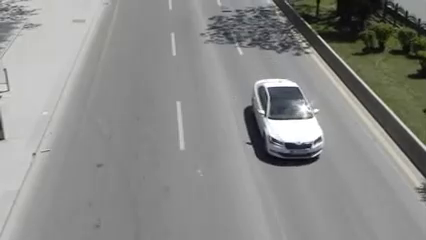
#> input picture frame 91 of Sample_Trim.mp4, 426 x 240 px, given in place of Sample3.mp4, which was not available
$ python CountingCars.py
#> lines starting #> are read from the running program, lines starting #| are printed output that depends on the picture; after the words box and inside, x2 and y2 are one past the last pixel; in counts of white or black regions, pixels touching at a corner belong together; pictures that were not available may be replaced by others from this repository, and a replacement may not be noted
import cv2
import numpy as np
import os, time, sys, math

class Vehicle(object):
    # [5 lines left out: function __init__, not called in this run]

    def last_position(self):
        return self.positions[-1]

    def add_position(self, new_position):
        self.positions.append(new_position)
        self.frames_since_seen = 0

class VehicleCounter(object):
    def __init__(self, shape, divider):
        self.height, self.width = shape
        self.divider = divider

        self.vehicles = []
        self.next_vehicle_id = 0
        self.vehicle_count = 0
        self.max_unseen_frames = 40 #threshold

    # [49 lines left out: functions get_vector, is_valid_vector, update_vehicle, not called in this run]

    def update_count(self, matches, processed):
        #ToDo: Add checking if coords is almost the same [completed]

        for vehicle in self.vehicles:
            i = self.update_vehicle(vehicle, matches)
            if i is not None:
                del matches[i]

        for match in matches:
            contour, centroid = match
            new_vehicle = Vehicle(self.next_vehicle_id, centroid)
            self.next_vehicle_id += 1
            self.vehicles.append(new_vehicle)
        # print(self.vehicles)

        for vehicle in self.vehicles:
            if not vehicle.counted and (vehicle.last_position()[0] > self.divider) :
                self.vehicle_count += 1
                vehicle.counted = True

        for vehicle in self.vehicles:
            #print(vehicle.id)
            #print(vehicle.positions)
            cv2.circle(processed, (vehicle.positions[0]), 2, (255,0,255), 2, 8, 0)
            #cv2.putText(processed, str(vehicle.id) , vehicle.positions[0], cv2.FONT_HERSHEY_SIMPLEX, 1, (255, 0, 0), 2, cv2.LINE_AA)

        removed = [ v.id for v in self.vehicles if v.frames_since_seen >= self.max_unseen_frames ]
        self.vehicles[:] = [ v for v in self.vehicles if not v.frames_since_seen >= self.max_unseen_frames ]
        #for id in removed:
        #    print(id)
# ============================================================================


IMAGE_DIR = 'images'
frame_number = -1

VehCount = 0
debugint = 240

# [11 lines left out: functions findCenter, get_centroid, not called in this run]

# =========================================================================
def save_frame(file_name_format, frame_number, frame, label_format):
    file_name = file_name_format % frame_number
    label = label_format % frame_number
    cv2.imwrite(file_name, frame)

def filter_mask(fg_mask):
    #fg_mask = cv2.GaussianBlur(fg_mask,(1,1),0)
    kernel = cv2.getStructuringElement(cv2.MORPH_ELLIPSE, (3, 3))

    # Fill
    closing = cv2.morphologyEx(fg_mask, cv2.MORPH_CLOSE, kernel)

    kernel = cv2.getStructuringElement(cv2.MORPH_ELLIPSE, (5, 5))
    # Remove noise
    opening = cv2.morphologyEx(closing, cv2.MORPH_OPEN, kernel)

    # Dilate
    dilation = cv2.dilate(opening, kernel, iterations = 3)

    return dilation

def detect_vehicles(fg_mask):

    MIN_CONTOUR_WIDTH = 65
    MIN_CONTOUR_HEIGHT = 65

    # Vehicle contour in image
    contours, hierarchy = cv2.findContours(fg_mask, cv2.RETR_EXTERNAL, cv2.CHAIN_APPROX_SIMPLE)

    matches = []
    for (i, contour) in enumerate(contours):
        (x, y, w, h) = cv2.boundingRect(contour)
        contour_valid = (w >= MIN_CONTOUR_WIDTH) and (h >= MIN_CONTOUR_HEIGHT)

        if not contour_valid:
            continue

        centroid = get_centroid(x, y, w, h)
        #centroid = findCenter(x, y, w, h)

        matches.append(((x, y, w, h), centroid))

    return matches


def process_frame(frame_number, frame, bg_subtractor, car_counter):
    global VehCount
    global debugint
    # Create a copy of source frame to draw into
    processed = frame.copy()

    # Line untuk Ngitung
    #cv2.line(processed, (0, int(car_counter.divider) + debugint), (frame.shape[1], int(car_counter.divider) + debugint), (255, 255, 0), 1)
    #cv2.line(processed , (0, 180), (frame.shape[1], 180), (255,255,0),1)

    #print("bates",(0, int(car_counter.divider) + 60), (frame.shape[1], int(car_counter.divider) + 60))

    # Remove the background
    fg_mask = bg_subtractor.apply(frame, None, 0.007)
    fg_mask = filter_mask(fg_mask)
    #fg_mask = filter_mask(fg_mask)

    matches = detect_vehicles(fg_mask)

    for (i, match) in enumerate(matches):
        contour, centroid = match
        x, y, w, h = contour

        cv2.rectangle(processed, (x, y), (x + w - 1, y + h - 1), (255, 0, 0), 1)
        cv2.circle(processed, centroid, 2, (0, 0, 255), -1)

    car_counter.update_count(matches, processed)


    #cv2.putText(processed, 'Count: ' + str(len(car_counter.vehicles)), (30, 30), cv2.FONT_HERSHEY_SIMPLEX,  1, (255, 0, 0), 2, cv2.LINE_AA)
    return processed
# =========================================================================


bgsMOG = cv2.bgsegm.createBackgroundSubtractorMOG()
capture = cv2.VideoCapture('Sample3.mp4')

if capture:
    #default_bg = cv2.imread('images/original/original_%04d.png' % 0)
    #cv2.imshow('BACKGROUND',default_bg)

    car_counter = None

    while True:
        frame_number += 1
        ret, frame = capture.read()
#> frame is the input picture: shape (240, 426, 3); mean B, G, R 137.2, 139.3, 138.9
        if ret:
            fgmask = bgsMOG.apply(frame, None, 0.01)
#> fgmask: shape (240, 426); every value is 0
            cv2.imshow('MaskBG',fgmask)

            fgmask = filter_mask(fgmask)
            cv2.imshow('MaskBG V2',fgmask)

            if car_counter is None:
                car_counter = VehicleCounter(frame.shape[:2], frame.shape[0] / 2)

            processed = process_frame(frame_number, frame, bgsMOG, car_counter)
#> in detect_vehicles, `contours, hierarchy = cv2.findContours(fg_mask, cv2.RETR_EXTERNAL, cv2..`: contours = []
#> after the loop in update_count, `for match in matches:`: self.next_vehicle_id = 0; self.vehicles = []
#> after the loop in update_count, `for vehicle in self.vehicles:`: self.vehicle_count = 0
#> in update_count, `removed = [ v.id for v in self.vehicles if v.frames_since_seen >= self..`: removed = []

            cv2.putText(processed, 'Count: ' + str(car_counter.vehicle_count), (30, 30), cv2.FONT_HERSHEY_SIMPLEX,  1, (255, 0, 0), 2, cv2.LINE_AA)
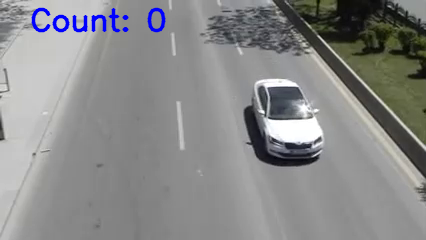
#> processed: shape (240, 426, 3); 1.33% of pixels changed, all inside (x1, y1, x2, y2) = (31, 7, 166, 33)

            cv2.imshow('Original',frame)
            cv2.imshow('Processed',processed)
            save_frame(IMAGE_DIR + "/processed_%04d.png", frame_number, processed, "processed frame #%d")
            save_frame(IMAGE_DIR + "/mask/mask_%04d.png", frame_number, fgmask, "foreground mask for frame #%d")
            save_frame(IMAGE_DIR + "/original/original_%04d.png", frame_number, frame, "processed frame #%d")

        if cv2.waitKey(25) & 0xFF == ord('q'):
#> (key q is pressed here)
            break

capture.release()
cv2.destroyAllWindows()

$ run again, starting later in the video
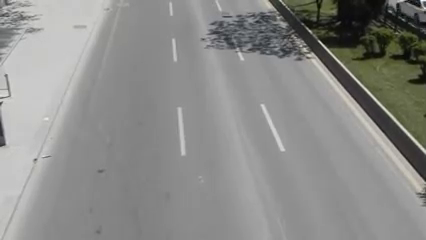
#> input picture frame 409 of Sample_Trim.mp4, 426 x 240 px, given in place of Sample3.mp4, which was not available
#> frame is the input picture: shape (240, 426, 3); mean B, G, R 137.5, 139.9, 139.7
#> fgmask: shape (240, 426); every value is 0
#> contours = []
#> after the loop in update_count, `for match in matches:`: self.next_vehicle_id = 0; self.vehicles = []
#> after the loop in update_count, `for vehicle in self.vehicles:`: self.vehicle_count = 0
#> removed = []
#> `cv2.putText(processed, 'Count: ' + str(car_counter.vehicle_count), (30..`:
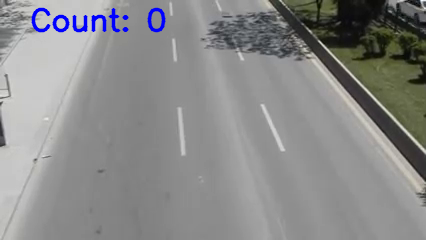
#> processed: shape (240, 426, 3); 1.33% of pixels changed, all inside (x1, y1, x2, y2) = (31, 7, 166, 33)

$ run again, starting later in the video
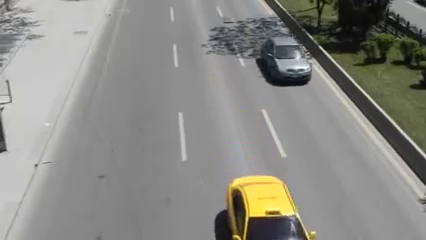
#> input picture frame 728 of Sample_Trim.mp4, 426 x 240 px, given in place of Sample3.mp4, which was not available
#> frame is the input picture: shape (240, 426, 3); mean B, G, R 133.2, 138.3, 138.8
#> fgmask: shape (240, 426); every value is 0
#> contours = []
#> after the loop in update_count, `for match in matches:`: self.next_vehicle_id = 0; self.vehicles = []
#> after the loop in update_count, `for vehicle in self.vehicles:`: self.vehicle_count = 0
#> removed = []
#> `cv2.putText(processed, 'Count: ' + str(car_counter.vehicle_count), (30..`:
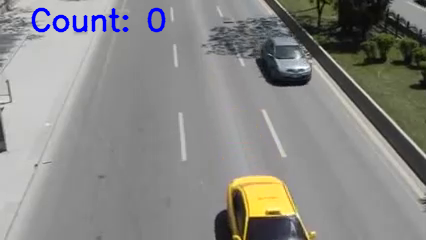
#> processed: shape (240, 426, 3); 1.33% of pixels changed, all inside (x1, y1, x2, y2) = (31, 7, 166, 33)
